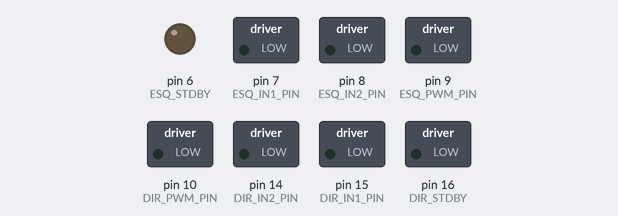
A sketch run on a simulated Arduino Uno, built with avr-gcc and run on an emulated ATmega328P. Parts: switched loads named in the sketch (green lamp = pin HIGH), output pins drawn as LEDs (lit = HIGH). What the sketch prints to the serial monitor is not drawn.

Above: at 0.1 s.
At 1.3 s:
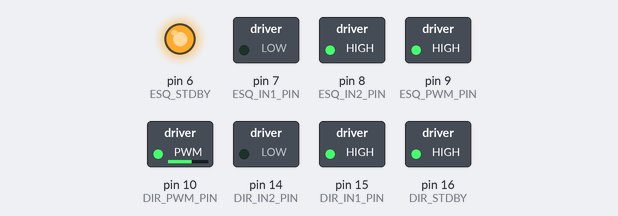
At 2.0 s:
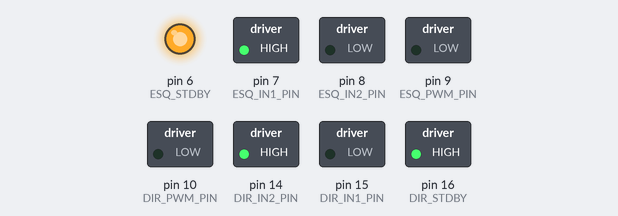
Timing chart, 0 to 3.5 s (numbered marks = the images above):
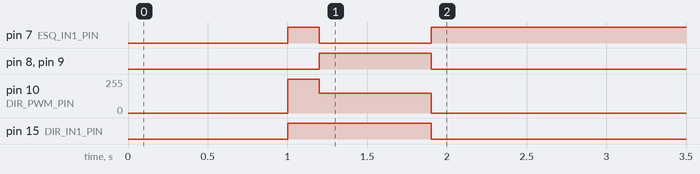

The sketch:

mov_inicial_rotacao_direita.ino
```cpp
  #include <IRremote.hpp>
  #include <Wire.h>
  #include <VL53L0X.h>
  VL53L0X sensor_left;
  VL53L0X sensor_right;

  #define dist_left 2
  #define dist_right A3

  uint16_t distancia_left;
  uint16_t distancia_right;
  #define ESQ_IN1_PIN PD7  //7
  #define ESQ_IN2_PIN PB0  //8
  #define ESQ_PWM_PIN PB1  //9
  #define ESQ_STDBY PD6    //6

  #define DIR_PWM_PIN PB2  //10
  #define DIR_IN1_PIN PC1  //A1
  #define DIR_IN2_PIN PC0  //A0
  #define DIR_STDBY PC2    //A2

  #define START_CODE 0x81
  #define IR_RECEIVE_PIN 11

  #define LIMIAR 1200
  int error = -2;
  int error_antg;

  void setup() {
    Serial.begin(9600);
    Serial.print("0");
    VL53L0X_CONFIG();
    IrReceiver.begin(IR_RECEIVE_PIN);
    MOTORS_CONFIG();
    // CHECK_START();
    MOVIMENTO_INICIAL();
  }

  void MOVIMENTO_INICIAL() {
    SET_MOTORS(0,255);
    delay(200);
    const float MULTIPLIER = 1.7;
    const int SPEED = 255 / MULTIPLIER;
    SET_MOTORS(SPEED * MULTIPLIER,SPEED);
    delay(700);
    SET_MOTORS(0,0);
  }

void loop(void) {

}


void CALCULA_ERRO(void) {
  error_antg = error;

  distancia_left = sensor_left.readRangeContinuousMillimeters();
  distancia_right = sensor_right.readRangeContinuousMillimeters();

  distancia_left = (distancia_left + sensor_left.readRangeContinuousMillimeters()) / 2;
  distancia_right = (distancia_right + sensor_right.readRangeContinuousMillimeters()) / 2;

  if (distancia_left < LIMIAR) {
    if (distancia_right < LIMIAR) {
      error = 0;
    } else {
      error = -1;
    }
  } else if (distancia_right < LIMIAR) {
    error = 1;
  } else if (error_antg <= 0) {
    error = -2;
  } else if (error_antg > 0) {
    error = 2;
  }
}


  void VL53L0X_CONFIG(void) {
    pinMode(dist_left, OUTPUT);
    pinMode(dist_right, OUTPUT);
    digitalWrite(dist_left, LOW);
    digitalWrite(dist_right, LOW);

    delay(500);
    Wire.begin();

    pinMode(dist_left, INPUT);
    delay(150);
    sensor_left.init(true);
    delay(100);
    sensor_left.setAddress((uint8_t)01);

    pinMode(dist_right, INPUT);
    delay(150);
    sensor_right.init(true);
    delay(100);
    sensor_right.setAddress((uint8_t)02);

    sensor_left.setMeasurementTimingBudget(20000);
    sensor_right.setMeasurementTimingBudget(20000);
    sensor_left.startContinuous();
    sensor_right.startContinuous();
  }
  void SET_MOTORS(int PWM_ESQ, int PWM_DIR) {
    const int MAX_PWM = 255;
    if (PWM_ESQ > 0) {
      if (PWM_ESQ > MAX_PWM)
        PWM_ESQ = MAX_PWM;
      OCR1A = PWM_ESQ;
      PORTD &= ~(1 << ESQ_IN1_PIN);
      PORTB |= (1 << ESQ_IN2_PIN);
    } else {
      if (PWM_ESQ < -MAX_PWM)
        PWM_ESQ = -MAX_PWM;
      OCR1A = -PWM_ESQ;
      PORTD |= (1 << ESQ_IN1_PIN);
      PORTB &= ~(1 << ESQ_IN2_PIN);
    }
    if (PWM_DIR > 0) {
      if (PWM_DIR > MAX_PWM)
        PWM_DIR = MAX_PWM;
      OCR1B = PWM_DIR;
      PORTC |= (1 << DIR_IN1_PIN);
      PORTC &= ~(1 << DIR_IN2_PIN);
    } else {
      if (PWM_DIR < -MAX_PWM)
        PWM_DIR = -MAX_PWM;
      OCR1B = -PWM_DIR;
      PORTC &= ~(1 << DIR_IN1_PIN);
      PORTC |= (1 << DIR_IN2_PIN);
    }
  }
  void MOTORS_CONFIG(void) {
    DDRB = ((1 << ESQ_IN2_PIN) | (1 << ESQ_PWM_PIN) | (1 << DIR_PWM_PIN));
    DDRC = ((1 << DIR_IN1_PIN) | (1 << DIR_IN2_PIN) | (1 << DIR_STDBY));
    DDRD = ((1 << ESQ_IN1_PIN) | (1 << ESQ_STDBY));

    TCCR1A = ((1 << COM1A1) | (1 << COM1B1) | (1 << WGM10));
    TCCR1B = ((1 << WGM12) | (1 << CS10));

    OCR1A = 0;  // Motor da Esquerda
    OCR1B = 0;  // Motor da Direita

    PORTC = (1 << DIR_STDBY);
    PORTD = (1 << ESQ_STDBY);
  }

  void CHECK_START(void) {
    while (IrReceiver.decodedIRData.decodedRawData != START_CODE) {
      if (IrReceiver.decode()) {
        IrReceiver.resume();
      }
    }
  }
```
